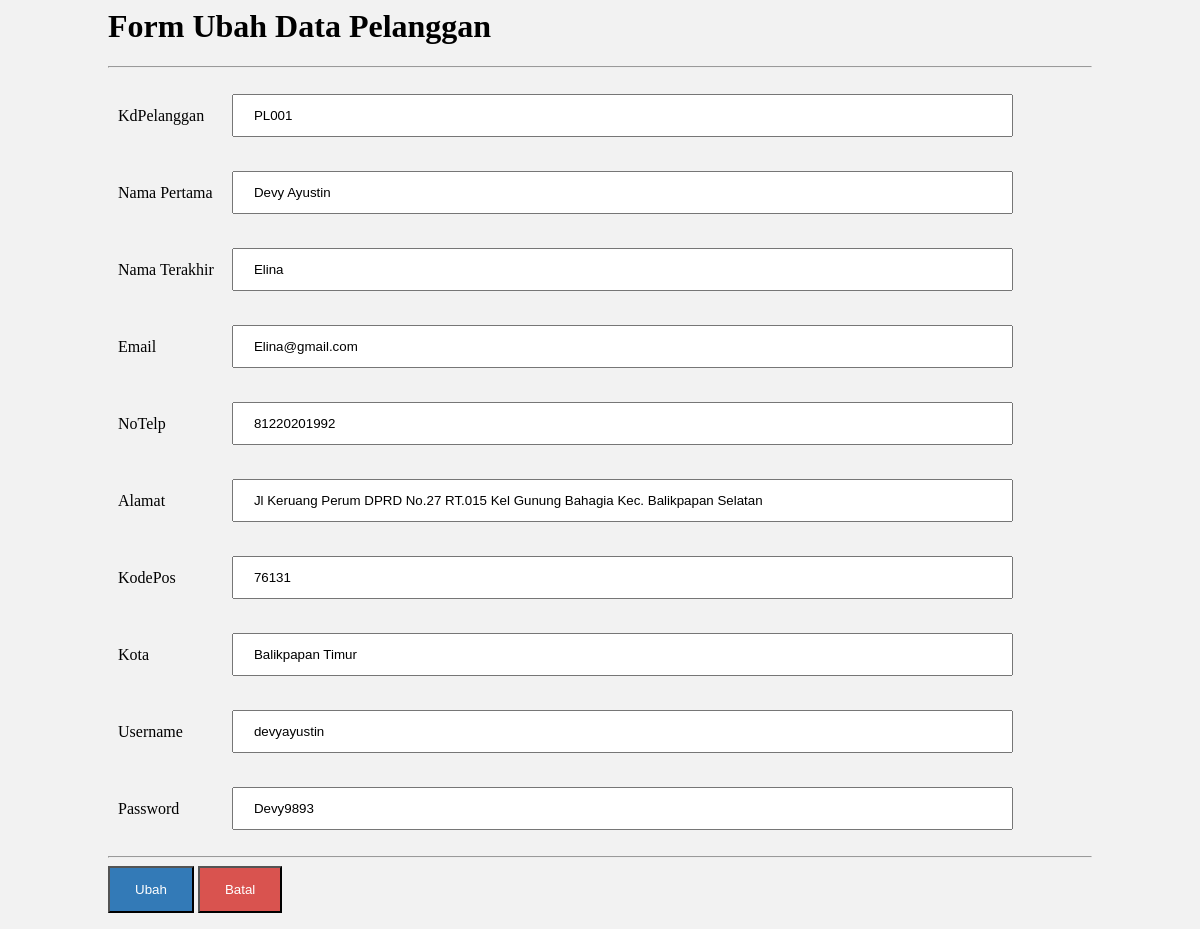
The page /pelanggan/ubah/PL001 on the database its author committed.
### tables this page shows
CREATE TABLE IF NOT EXISTS `pelanggan` (
  `KdPelanggan` char(6) NOT NULL,
  `NamaPertama` varchar(40) NOT NULL,
  `NamaTerakhir` varchar(40) NOT NULL,
  `Email` varchar(20) NOT NULL,
  `NoTelp` char(13) NOT NULL,
  `Alamat` varchar(90) NOT NULL,
  `KodePos` char(5) NOT NULL,
  `Kota` varchar(40) NOT NULL,
  `Username` varchar(90) NOT NULL,
  `Password` varchar(90) NOT NULL
);

### application/controllers/pelanggan.php (called while the page is built, shortened)
<?php if ( ! defined('BASEPATH')) exit('No direct script access allowed');
class Pelanggan extends CI_Controller {
	public function __construct(){
		$this->load->model('PelangganModel');
	}
	public function ubah($KdPelanggan){
		$data['pelanggan'] = $this->PelangganModel->view_by($KdPelanggan);
		$this->load->view('pelanggan/form_ubah', $data);
	}
}

### index.php (called while the page is built, shortened)
<?php
require_once BASEPATH.'core/CodeIgniter.php';

### application/models/PelangganModel.php (called while the page is built, shortened)
<?php if ( ! defined('BASEPATH')) exit('No direct script access allowed');
class PelangganModel extends CI_Model {
	public function view_by($KdPelanggan){
		$this->db->where('KdPelanggan', $KdPelanggan);
		return $this->db->get('pelanggan')->row();
	}
}

### application/views/pelanggan/form_ubah.php (the view, shortened to what this page needs)
<html>
	<head>
	</head>
	<body>
		<h1>Form Ubah Data Pelanggan</h1>
		<hr>
		<?php echo form_open("pelanggan/ubah/".$pelanggan->KdPelanggan); ?>
			<table cellpadding="8">
				<tr>
					<td>KdPelanggan</td>
					<td><input size="90" type="text" name="input_kdpelanggan" placeholder="Harus diisi panjang=8, harus diawali dengan ‘PL’"value="<?php echo set_value('inplanggan', $pelanggan->KdPelanggan); ?>" readonly></td>
				</tr>
				<tr>
					<td>Nama Pertama</td>
					<td><input type="text" name="input_namapertama" placeholder="Menyimpan nama pertama pelanggan" value="<?php echo set_value('input_namapertama', $pelanggan->NamaPertama); ?>"></td>
				</tr>
				<tr>
					<td>Nama Terakhir</td>
					<td><input type="text" name="input_namaterakhir" placeholder="Menyimpan nama terakhir pelanggan" value="<?php echo set_value('input_namaterakhir', $pelanggan->NamaTerakhir); ?>"></td>
				</tr>
				<tr>
					<td>Email</td>
						<td><input type="text" name="input_email" placeholder="Menyimpan email pelanggan" value="<?php echo set_value('input_email', $pelanggan->Email); ?>"></td>
				</tr>
				<tr>
					<td>NoTelp</td>
						<td><input type="text" name="input_notelp" placeholder="Menyimpan nomor telepon pelanggan" value="<?php echo set_value('input_notelp', $pelanggan->NoTelp); ?>"></td>
				</tr>
				<tr>
					<td>Alamat</td>
					<td><input type="text" name="input_alamat" placeholder="Menyimpan alamat pelanggan " value="<?php echo set_value('input_alamat', $pelanggan->Alamat); ?>"></td>
				</tr>
				<tr>
					<td>KodePos</td>
					<td><input type="text" name="input_kodepos" placeholder="Menyimpan kode pos kota" value="<?php echo set_value('input_kodepos', $pelanggan->KodePos); ?>"></td>
				</tr>
				<tr>
					<td>Kota</td>
					<td><input type="text" name="input_kota" placeholder="Menyimpan kota pelanggan" value="<?php echo set_value('input_kota', $pelanggan->Kota); ?>"></td>
				</tr>
				<tr>
					<td>Username</td>
						<td><input type="text" name="input_username" placeholder="Menyimpan username pegawai" value="<?php echo set_value('input_username', $pelanggan->Username); ?>"></td>
				</tr>
				<tr>
					<td>Password</td>
						<td><input type="text" name="input_password" placeholder="Menyimpan password pegawai" value="<?php echo set_value('input_password', $pelanggan->Password); ?>"></td>
				</tr>
			</table>
			<hr>
			<input class="btn_simpan" type="submit" name="submit" value="Ubah">
			<a href="<?php echo base_url(); ?>">
			<input class="btn_batal" type="button" value="Batal"></a>
		<?php echo form_close(); ?>
	</body>
</html>

### application/views/pelanggan/form_ubah.php (style rules this page uses)
input[type=text] { width: 100%; padding: 12px 20px; margin: 8px 0; box-sizing: border-box; }
body { padding-left: 100px; padding-right: 100px; border-radius: 5px; background-color: #f2f2f2; }
.btn_simpan { background-color: #337ab7; color: white; padding: 14px 25px; text-align: center; text-decoration: none; display: inline-block; }
.btn_batal { background-color: #d9534f; color: white; padding: 14px 25px; text-align: center; text-decoration: none; }

### rows shown on the page
pelanggan: input_namapertama "Devy Ayustin", input_namaterakhir "Elina", input_email "Elina@gmail.com", input_notelp "81220201992", input_alamat "Jl Keruang Perum DPRD No.27 RT.015 Kel Gunung Bahagia Kec. Balikpapan Selatan", input_kodepos "76131", input_kota "Balikpapan Timur", input_username "devyayustin", input_password "Devy9893"
